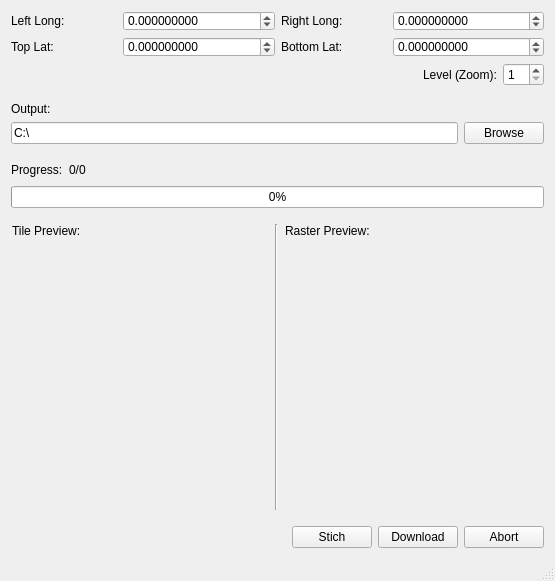
<?xml version="1.0" encoding="UTF-8"?>
<ui version="4.0">
 <class>TileDownloader</class>
 <widget class="QMainWindow" name="TileDownloader">
  <property name="geometry">
   <rect>
    <x>0</x>
    <y>0</y>
    <width>555</width>
    <height>581</height>
   </rect>
  </property>
  <property name="windowTitle">
   <string>TileDownloader v0.01</string>
  </property>
  <property name="toolButtonStyle">
   <enum>Qt::ToolButtonTextOnly</enum>
  </property>
  <widget class="QWidget" name="centralWidget">
   <layout class="QGridLayout" name="gridLayout">
    <item row="1" column="0">
     <layout class="QHBoxLayout" name="horizontalLayout_8">
      <property name="rightMargin">
       <number>0</number>
      </property>
      <item>
       <layout class="QVBoxLayout" name="verticalLayout">
        <property name="bottomMargin">
         <number>0</number>
        </property>
        <item>
         <layout class="QHBoxLayout" name="horizontalLayout">
          <item>
           <widget class="QLabel" name="label">
            <property name="text">
             <string>Left Long:</string>
            </property>
           </widget>
          </item>
          <item>
           <widget class="QDoubleSpinBox" name="doubleSpinBoxLeftLong">
            <property name="minimumSize">
             <size>
              <width>152</width>
              <height>20</height>
             </size>
            </property>
            <property name="decimals">
             <number>9</number>
            </property>
            <property name="minimum">
             <double>-180.000000000000000</double>
            </property>
            <property name="maximum">
             <double>180.000000000000000</double>
            </property>
           </widget>
          </item>
          <item>
           <widget class="QLabel" name="label_2">
            <property name="text">
             <string>Right Long:</string>
            </property>
           </widget>
          </item>
          <item>
           <widget class="QDoubleSpinBox" name="doubleSpinBoxRightLong">
            <property name="minimumSize">
             <size>
              <width>151</width>
              <height>20</height>
             </size>
            </property>
            <property name="decimals">
             <number>9</number>
            </property>
            <property name="minimum">
             <double>-180.000000000000000</double>
            </property>
            <property name="maximum">
             <double>180.000000000000000</double>
            </property>
           </widget>
          </item>
         </layout>
        </item>
        <item>
         <layout class="QHBoxLayout" name="horizontalLayout_3">
          <item>
           <widget class="QLabel" name="label_3">
            <property name="text">
             <string>Top Lat:</string>
            </property>
           </widget>
          </item>
          <item>
           <widget class="QDoubleSpinBox" name="doubleSpinBoxTopLat">
            <property name="minimumSize">
             <size>
              <width>152</width>
              <height>20</height>
             </size>
            </property>
            <property name="decimals">
             <number>9</number>
            </property>
            <property name="minimum">
             <double>-90.000000000000000</double>
            </property>
            <property name="maximum">
             <double>90.000000000000000</double>
            </property>
           </widget>
          </item>
          <item>
           <widget class="QLabel" name="label_4">
            <property name="text">
             <string>Bottom Lat:</string>
            </property>
           </widget>
          </item>
          <item>
           <widget class="QDoubleSpinBox" name="doubleSpinBoxBottomLat">
            <property name="minimumSize">
             <size>
              <width>151</width>
              <height>20</height>
             </size>
            </property>
            <property name="decimals">
             <number>9</number>
            </property>
            <property name="minimum">
             <double>-90.000000000000000</double>
            </property>
            <property name="maximum">
             <double>90.000000000000000</double>
            </property>
           </widget>
          </item>
         </layout>
        </item>
        <item>
         <layout class="QHBoxLayout" name="horizontalLayout_6">
          <item>
           <spacer name="horizontalSpacer_2">
            <property name="orientation">
             <enum>Qt::Horizontal</enum>
            </property>
            <property name="sizeHint" stdset="0">
             <size>
              <width>40</width>
              <height>20</height>
             </size>
            </property>
           </spacer>
          </item>
          <item>
           <widget class="QLabel" name="label_7">
            <property name="text">
             <string>Level (Zoom):</string>
            </property>
           </widget>
          </item>
          <item>
           <widget class="QSpinBox" name="spinBoxLevel">
            <property name="minimum">
             <number>1</number>
            </property>
            <property name="maximum">
             <number>23</number>
            </property>
           </widget>
          </item>
         </layout>
        </item>
        <item>
         <spacer name="verticalSpacer_2">
          <property name="orientation">
           <enum>Qt::Vertical</enum>
          </property>
          <property name="sizeHint" stdset="0">
           <size>
            <width>20</width>
            <height>40</height>
           </size>
          </property>
         </spacer>
        </item>
        <item>
         <layout class="QVBoxLayout" name="verticalLayout_2">
          <item>
           <widget class="QLabel" name="label_8">
            <property name="text">
             <string>Output:</string>
            </property>
           </widget>
          </item>
          <item>
           <layout class="QHBoxLayout" name="horizontalLayout_7">
            <item>
             <widget class="QLineEdit" name="lineEditOutputPath">
              <property name="text">
               <string>C:\</string>
              </property>
              <property name="readOnly">
               <bool>true</bool>
              </property>
             </widget>
            </item>
            <item>
             <widget class="QPushButton" name="pushButtonBrowse">
              <property name="text">
               <string>Browse</string>
              </property>
             </widget>
            </item>
           </layout>
          </item>
         </layout>
        </item>
        <item>
         <spacer name="verticalSpacer_3">
          <property name="orientation">
           <enum>Qt::Vertical</enum>
          </property>
          <property name="sizeHint" stdset="0">
           <size>
            <width>20</width>
            <height>40</height>
           </size>
          </property>
         </spacer>
        </item>
        <item>
         <layout class="QHBoxLayout" name="horizontalLayout_5">
          <item>
           <widget class="QLabel" name="label_6">
            <property name="text">
             <string>Progress:</string>
            </property>
           </widget>
          </item>
          <item>
           <widget class="QLabel" name="labelProgress">
            <property name="text">
             <string>0/0</string>
            </property>
           </widget>
          </item>
          <item>
           <spacer name="horizontalSpacer_3">
            <property name="orientation">
             <enum>Qt::Horizontal</enum>
            </property>
            <property name="sizeHint" stdset="0">
             <size>
              <width>40</width>
              <height>20</height>
             </size>
            </property>
           </spacer>
          </item>
         </layout>
        </item>
        <item>
         <widget class="QProgressBar" name="progressBar">
          <property name="value">
           <number>0</number>
          </property>
         </widget>
        </item>
        <item>
         <layout class="QHBoxLayout" name="horizontalLayout_4"/>
        </item>
        <item>
         <spacer name="verticalSpacer">
          <property name="orientation">
           <enum>Qt::Vertical</enum>
          </property>
          <property name="sizeHint" stdset="0">
           <size>
            <width>20</width>
            <height>40</height>
           </size>
          </property>
         </spacer>
        </item>
        <item>
         <layout class="QHBoxLayout" name="horizontalLayout_9">
          <property name="rightMargin">
           <number>0</number>
          </property>
          <property name="bottomMargin">
           <number>0</number>
          </property>
          <item>
           <layout class="QVBoxLayout" name="verticalLayout_3">
            <property name="rightMargin">
             <number>0</number>
            </property>
            <item>
             <widget class="QLabel" name="label_5">
              <property name="text">
               <string>Tile Preview:</string>
              </property>
             </widget>
            </item>
            <item>
             <widget class="QLabel" name="imgPreview">
              <property name="minimumSize">
               <size>
                <width>256</width>
                <height>256</height>
               </size>
              </property>
              <property name="maximumSize">
               <size>
                <width>256</width>
                <height>256</height>
               </size>
              </property>
              <property name="text">
               <string/>
              </property>
              <property name="pixmap">
               <pixmap resource="resources.qrc">:/icon/icons/tilepreview.png</pixmap>
              </property>
             </widget>
            </item>
            <item>
             <spacer name="verticalSpacer_4">
              <property name="orientation">
               <enum>Qt::Vertical</enum>
              </property>
              <property name="sizeHint" stdset="0">
               <size>
                <width>20</width>
                <height>40</height>
               </size>
              </property>
             </spacer>
            </item>
           </layout>
          </item>
          <item>
           <widget class="Line" name="line_2">
            <property name="orientation">
             <enum>Qt::Vertical</enum>
            </property>
           </widget>
          </item>
          <item>
           <layout class="QVBoxLayout" name="verticalLayout_4">
            <property name="rightMargin">
             <number>0</number>
            </property>
            <item>
             <widget class="QLabel" name="label_9">
              <property name="text">
               <string>Raster Preview:</string>
              </property>
             </widget>
            </item>
            <item>
             <widget class="QLabel" name="rasterPreview">
              <property name="minimumSize">
               <size>
                <width>256</width>
                <height>256</height>
               </size>
              </property>
              <property name="maximumSize">
               <size>
                <width>256</width>
                <height>256</height>
               </size>
              </property>
              <property name="text">
               <string/>
              </property>
              <property name="pixmap">
               <pixmap resource="resources.qrc">:/icon/icons/rasterpreview.png</pixmap>
              </property>
             </widget>
            </item>
            <item>
             <spacer name="verticalSpacer_5">
              <property name="orientation">
               <enum>Qt::Vertical</enum>
              </property>
              <property name="sizeHint" stdset="0">
               <size>
                <width>20</width>
                <height>40</height>
               </size>
              </property>
             </spacer>
            </item>
           </layout>
          </item>
         </layout>
        </item>
        <item>
         <spacer name="verticalSpacer_6">
          <property name="orientation">
           <enum>Qt::Vertical</enum>
          </property>
          <property name="sizeHint" stdset="0">
           <size>
            <width>20</width>
            <height>40</height>
           </size>
          </property>
         </spacer>
        </item>
        <item>
         <layout class="QHBoxLayout" name="horizontalLayout_2">
          <item>
           <spacer name="horizontalSpacer">
            <property name="orientation">
             <enum>Qt::Horizontal</enum>
            </property>
            <property name="sizeHint" stdset="0">
             <size>
              <width>40</width>
              <height>20</height>
             </size>
            </property>
           </spacer>
          </item>
          <item>
           <widget class="QPushButton" name="pushButtonStich">
            <property name="text">
             <string>Stich</string>
            </property>
           </widget>
          </item>
          <item>
           <widget class="QPushButton" name="pushButtonDownload">
            <property name="text">
             <string>Download</string>
            </property>
           </widget>
          </item>
          <item>
           <widget class="QPushButton" name="pushButtonCancel">
            <property name="text">
             <string>Abort</string>
            </property>
           </widget>
          </item>
         </layout>
        </item>
       </layout>
      </item>
     </layout>
    </item>
   </layout>
  </widget>
  <widget class="QStatusBar" name="statusBar"/>
 </widget>
 <layoutdefault spacing="6" margin="11"/>
 <resources>
  <include location="resources.qrc"/>
 </resources>
 <connections/>
</ui>
